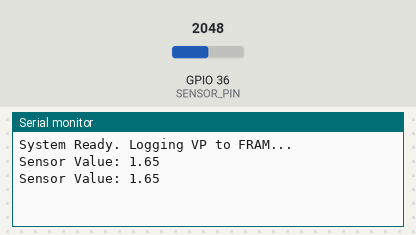
This sketch was run on a simulated ESP32. Parts: the last lines printed to the serial monitor. Inputs (shaded band) come from the test bench; at power-on: GPIO 36 (SENSOR_PIN) = 2048 (analog values on the 0–4095 scale).

Above: at 2.3 s.
2.4 s: GPIO 36 (SENSOR_PIN) set to 2866
At 4.2 s:
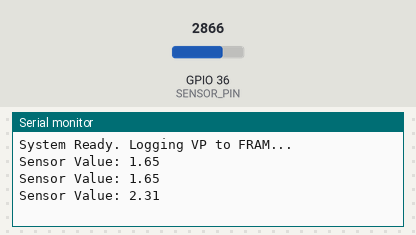
4.5 s: GPIO 36 (SENSOR_PIN) set to 3603
At 5.4 s:
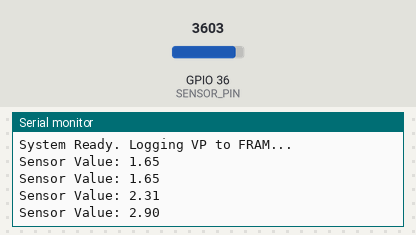
Timing chart, 0 to 7.5 s (numbered marks = the images above; inputs shaded):
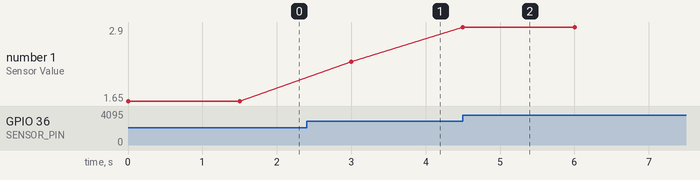

The sketch:

floortile.ino
```cpp
#include <SPI.h>

// Definitions
#define SENSOR_PIN 36   // VP Pin
#define CS_PIN     5    // Chip Select for FRAM

void setup() {
  Serial.begin(115200); // Higher speed is better for ESP32

  // Set up pins
  pinMode(CS_PIN, OUTPUT);
  digitalWrite(CS_PIN, HIGH);

  // Initialize SPI
  SPI.begin();

  // ESP32 ADC can be a bit jumpy; this ensures 12-bit (0-4095)
  analogReadResolution(12);

  Serial.println("System Ready. Logging VP to FRAM...");
}

void loop() {
  // 1. Read the analog value from VP
  int val = (analogRead(SENSOR_PIN));
  double volt = val*3.3/4096;
  // 2. Log to Serial Monitor so we can see it
  Serial.print("Sensor Value: ");
  Serial.println(volt);

  // 3. Write to FRAM (Simplified for this tutorial)
  // Note: We use 0x06 (WREN) and 0x02 (WRITE) commands for FM25W256
  digitalWrite(CS_PIN, LOW);
  SPI.transfer(0x06); // Write Enable
  digitalWrite(CS_PIN, HIGH);

  digitalWrite(CS_PIN, LOW);
  SPI.transfer(0x02); // Write Command
  SPI.transfer(0x00); // Address High
  SPI.transfer(0x00); // Address Low (Writing to the very beginning)
  SPI.transfer(val >> 8);   // High byte
  SPI.transfer(val & 0xFF); // Low byte
  digitalWrite(CS_PIN, HIGH);

  delay(1500); // Wait 1 seconds between logs
}
```

Measured:
- after the input at 2.4 s, the serial monitor: prints a new line after 0.60 s (image 1)
- after the input at 4.5 s, the serial monitor: prints a new line at once (image 2)
- plotted number 1: 1.65 → 2.31 after the input at 2.4 s, 2.31 → 2.9 after the input at 4.5 s
